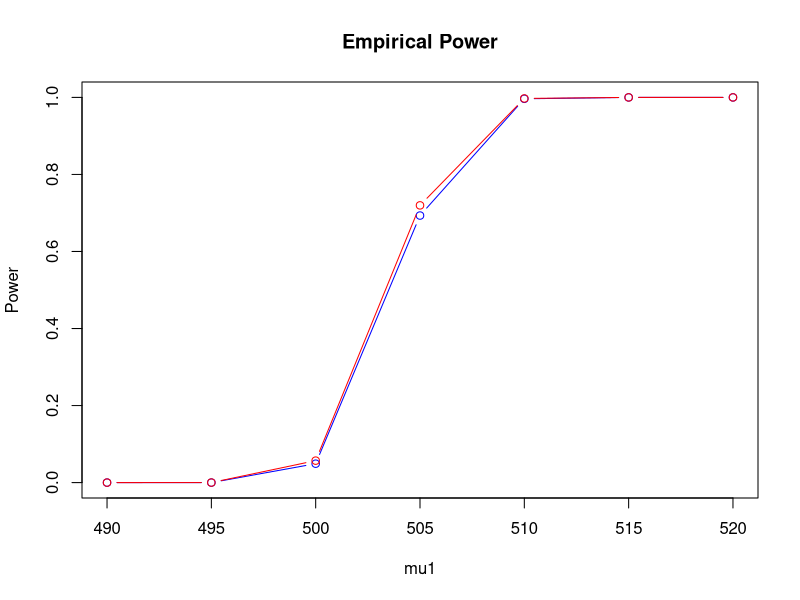
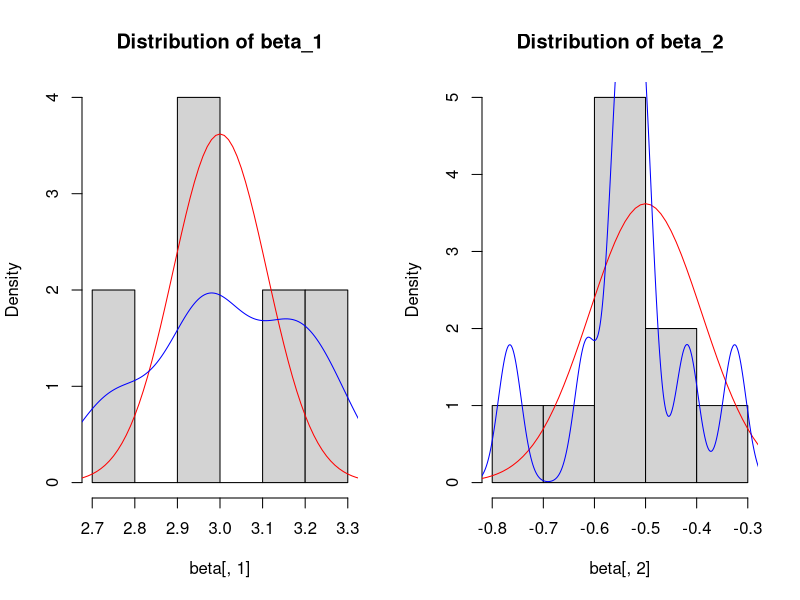
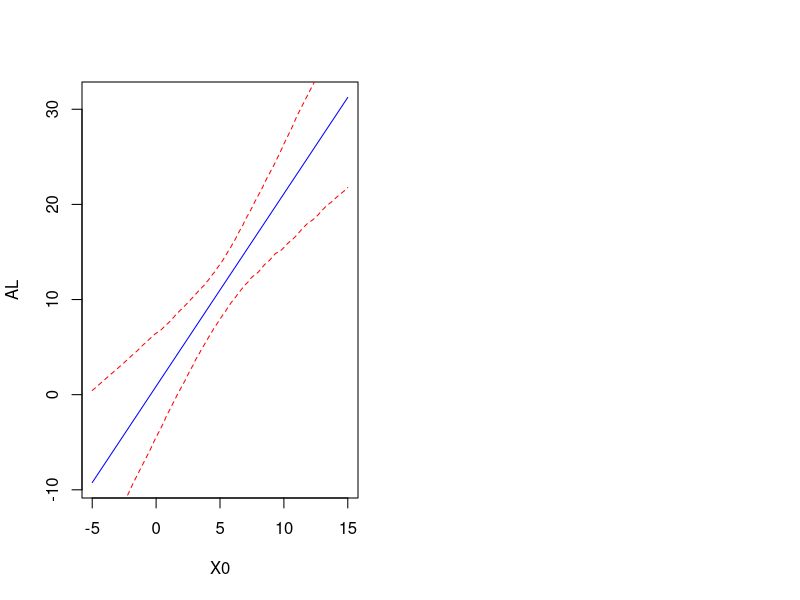

R code for these plots, in order:
# 2018.10.22 recap
#####################################
# Monte Carlo Methods for Inferences#
#####################################

##1. Example : Empirical type 1 error rate

n = 20
alpha = 0.05
mu0 = 500
sigma2 = 100

m = 10000
I = numeric(m)
for (j in 1:m)
{
  x = rnorm(n, mu0, sqrt(sigma2)) #mu0 = 500
  Tj = (mean(x) - mu0)/(sd(x)/sqrt(n)) # T-statistic under H_0
  if (Tj > qt((1-alpha), df=(n-1))) I[j]=1 #qt((1-alpha) = t_(1-alpha) in t-distribution
  else I[j]=0
}

# Empirical Type 1 error rate;
TypeI = mean(I)
se.hat = sqrt(TypeI*(1-TypeI)/m)
c(TypeI,se.hat)



##2. Example : Empirical power (under H_1)

n = 20
alpha = 0.05
mu0 = 500
sigma2 = 100

I = I1 = numeric(m)
mu1 = seq(490,520,5)

m = 10000
r = length(mu1)
power.hat = power1.hat = numeric(r)


for (i in 1:r)
{
  for (j in 1:m)
  {
    x = rnorm(n, mu1[i], sqrt(sigma2)) #mu0 = 500
    Tj = (mean(x) - mu0)/(sd(x)/sqrt(n)) # T-statistic under H_0
    if (Tj > qt((1-alpha), df=(n-1))) I[j]=1 #qt((1-alpha) = t_(1-alpha) in t-distribution
    else I[j]=0
    if (Tj > qnorm((1-alpha),0,1)) I1[j]=1 #
    else I1[j]=0
  }
  power.hat[i] = mean(I)
  power1.hat[i] = mean(I1)
}

plot(mu1, power.hat, type='b', main='Empirical Power', ylab='Power', col='blue')
lines(mu1, power1.hat, type='b', col='red')

##3. Example : Regression

#Regression : Y_1 = 2 + 3X_1 - 0.5X_2 + epsilon
#epsilon's ~ N(0,1)
#Empirical (1-alpha) % Confidence Interval for beta_1 & beta_2

m = 10
alpha = 0.05
X1 = 1:10
X2 = sample(1:10, 10)
n = length(X1)
sigma = 1
beta = NULL


for (j in 1:m)
{
  Y = 2 + 3*X1 - 0.5*X2 + rnorm(n, 0, sigma) #rnorm : epsilon_i
  reg = lm(Y~X1+X2)
  beta = rbind(beta, reg$coefficients[2:3]) #beta_2, beta_3
}


xx1 = seq(2.6,3.4,0.01)
xx2 = seq(-1,0.3,0.01)
X = cbind(1,X1,X2)
varb = sigma^2 * solve(t(X)%*%X)
sb = sqrt(diag(varb))

?dnorm

par(mfrow=c(1,2))
hist(beta[,1], prob=TRUE, main='Distribution of beta_1')
lines(xx1, dnorm(xx1, 3, sb[2]), col='red') # red line: theoredical
lines(density(beta[,1]), col='blue') # blue line: Estimated density of beta_1.hat (MC)

hist(beta[,2], prob=TRUE, main='Distribution of beta_2')
lines(xx2, dnorm(xx2, -0.5, sb[3]), col='red') # red line: theoredical
lines(density(beta[,2]), col='blue') # blue line: Estimated density of beta_2.hat (MC)

?apply
beta.hat = apply(beta, 2, mean)
beta.hat

se = apply(beta,2,sd) #Estimated SE of beta
se

CI1 = quantile(beta[,1], probs=c((alpha/2), (1-alpha/2)))
CI2 = quantile(beta[,2], probs=c((alpha/2), (1-alpha/2)))
CI1
CI2



##4. Example : Empirical type 1 error rate for beta1:

#H_0 : beta = 0 vs H_1 : beta != 0
# Regression : Y_1 = 2 + 3*X_1 - 0.5*X_2 + epsilon
# epsilon ~ N(0,1)

m = 10000
alpha = 0.05
X1 = 1:10
X2 = sample(1:10, 10)
X = cbind(1, X1, X2)
n = length(X1)
p = 2
sigma = 1

TR = 0
for (j in 1:m)
{
  Y = 2 - 0.5*X2 + rnorm(n, 0, sigma) #beta.hat_1 = 0 인 상태에서의 y값
  reg = lm(Y~X1+X2)
  hat.sigma2 = sum(reg$residuals^2)/(n-p-1)
  hat.varb = hat.sigma2*solve(t(X)%*%X)
  T = reg$coefficients[2] / sqrt(hat.varb[2,2])
  if (abs(T) > qt(0.975, n-p-1)) TR = TR + 1
}

##Empirical type 1 error rate
TR/m

## (1-alpha) 100% confidence band 

#Y = 1 + 2*X + epsilon
#epsilon ~ N(0, 5^2)

m = 1000
X = seq(0,10,1)
X0 = seq(-5,15,0.1)
n = length(X)
sigma = 5

Yhat = NULL
lb = NULL
ub = NULL
for (j in 1:m)
{
  Y = 1 + 2*X + rnorm(n,0,sd=sigma)
  reg = lm(Y~X)
  b = reg$coefficients
  Yh = b[1] + b[2] * X0
  Yhat = rbind(Yhat, Yh)
}

par(mfrow = c(1,2))
AL = apply(Yhat, 2, mean)
PB = apply(Yhat, 2, quantile, prob=c(0.025,0.975))
plot(X0, AL, type='l', col='blue')
lines(X0, PB[1,], lty=2, col='red')
lines(X0, PB[2,], lty=2, col='red')
